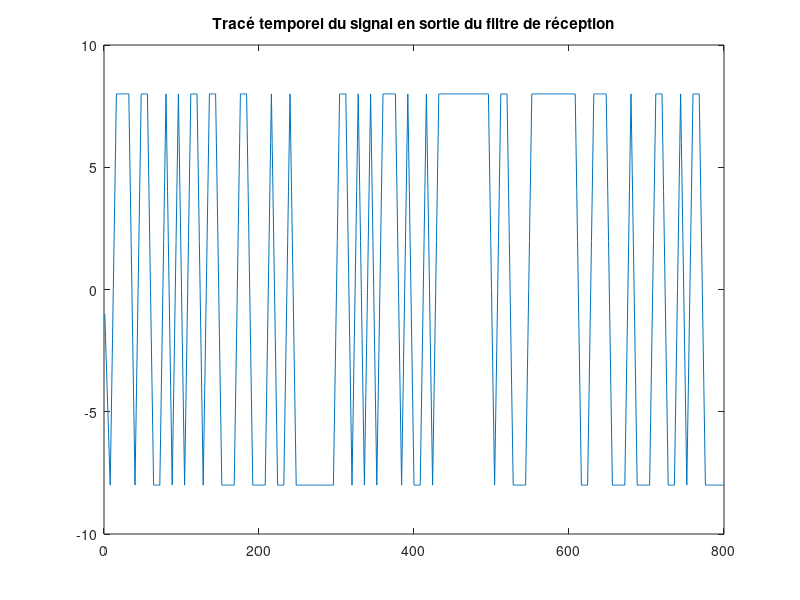
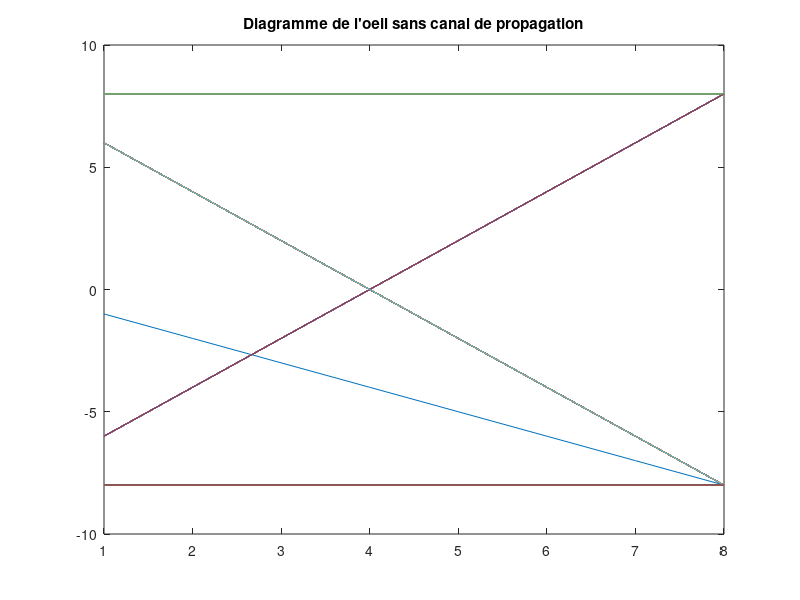
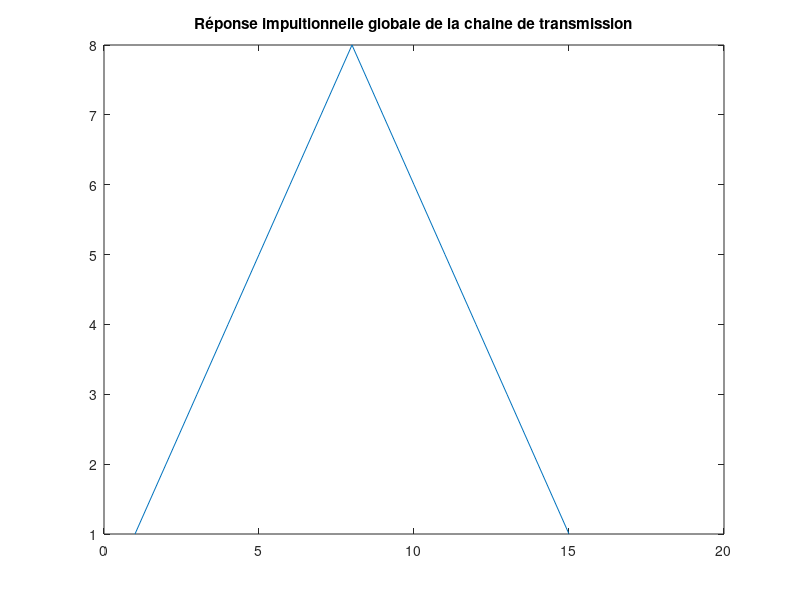

MATLAB code to generate these figures, in order:
close all;

    %% Étude des interférences entre symbole et du critère de Nyquist

Fe = 24000; % Fréquence d'échantillonnage (HsignalDEMOD)
Te = 1/Fe;  % Période d'échantillonnage (secondes)
Rb = 3000; % Débit binaire (bits/seconde)
n = 100; % Nombre de bits dans le signal
T = n/Rb; % Durée du signal (secondes)

bits = randi([0 1],1,n);

%% Étude sans canal de propagation 

M = 2;
Rs = Rb/log2(M);
Ns = floor(Fe/Rs);

mapping = 2*bits-1;
mapping = kron(mapping, [1 zeros(1, Ns-1)]);

h = ones(1,Ns);

signalMOD = filter(h,1,mapping); % Modulation

signalDEMOD = filter(h,1,signalMOD); % Démodulation

% Tracé du signal 
figure;
plot([1:length(signalDEMOD)],signalDEMOD);
title("Tracé temporel du signal en sortie du filtre de réception");

% Diagramme de l'oeil
figure;
plot(reshape(signalDEMOD, Ns, length(signalDEMOD)/Ns));
title("Diagramme de l'oeil sans canal de propagation");

% Réponse impultionnelle globale de la chaine de transmission
g = conv(h,h);
figure;
plot(1:length(g), g);
title("Réponse impultionnelle globale de la chaine de transmission");

%Choix de n0
n0 = Ns;

% Échantillonnage
signalECH = signalDEMOD(n0:Ns:end);

% Détecteur à seuil
signalECH(signalECH<=0) = -1;
signalECH(signalECH>0) = 1;

% Démapping 
signalECH = (signalECH+1)/2;

% taux d'erreur binaire
TEB = sum(abs(signalECH-bits))/n

